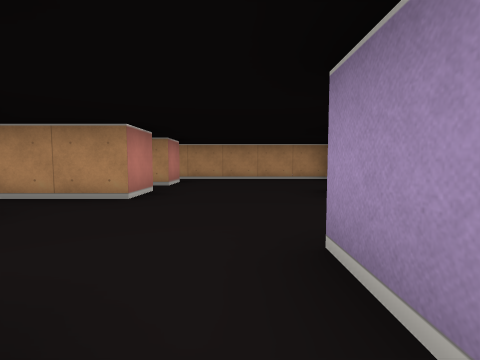
View 1 (above)

16 first-person views from a walk through a cub3D level. The camera is about half as high as the walls, tilts 4° down and sees 85° across. The floor is counted in squares. Each view is taken from the middle of a square. On the plan, view 1 faces up. The plan holds only what a view shows up to about 9 squares ahead; the rest is blank.

View 2
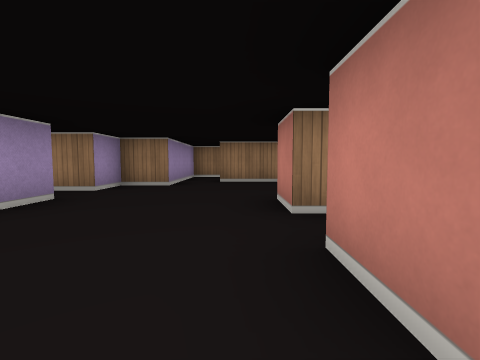

View 3
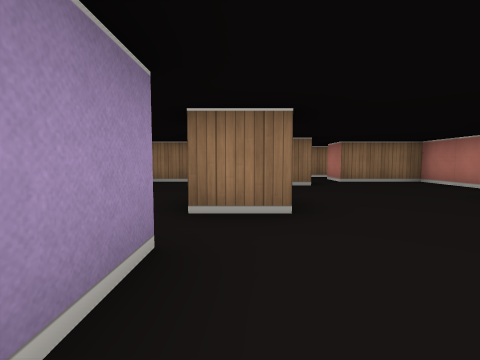

View 4
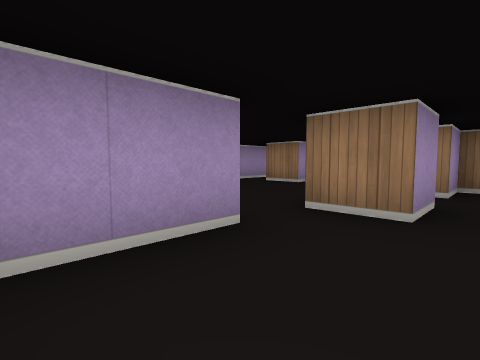

View 5
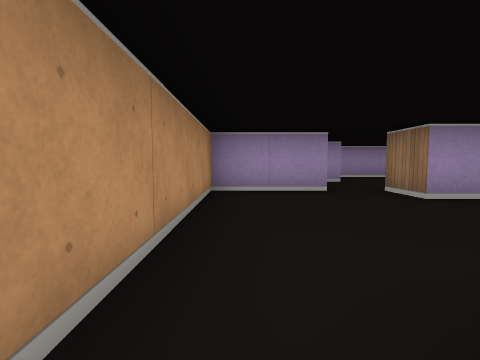

View 6
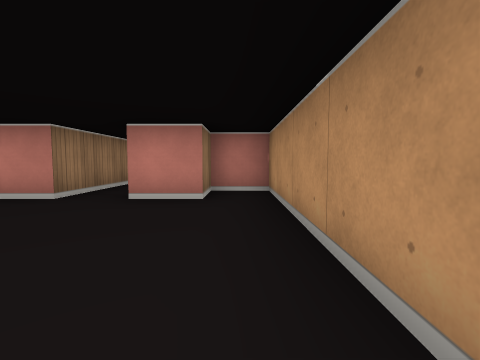

View 7
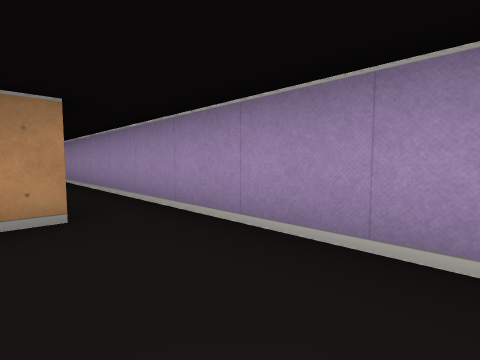

View 8
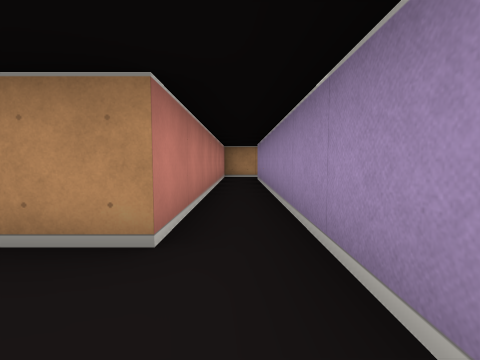

View 9
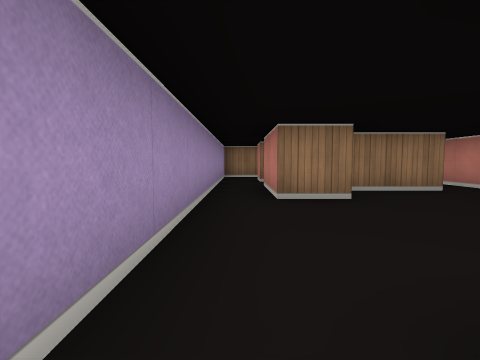

View 10
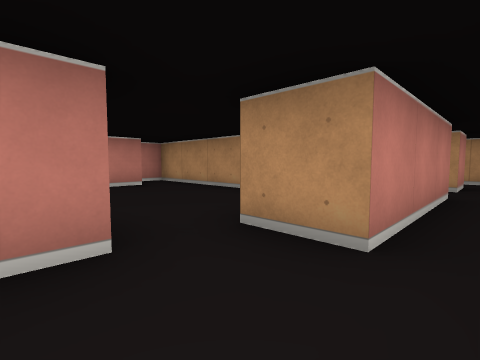

View 11
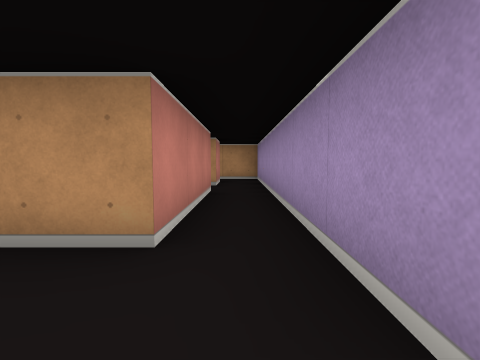

View 12
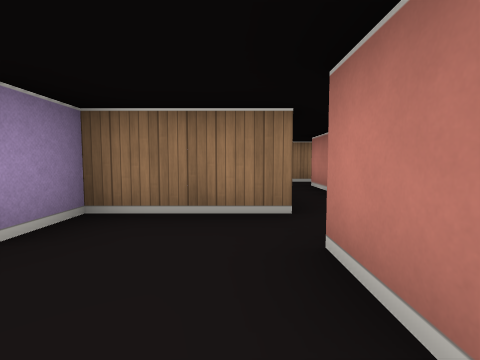

View 13
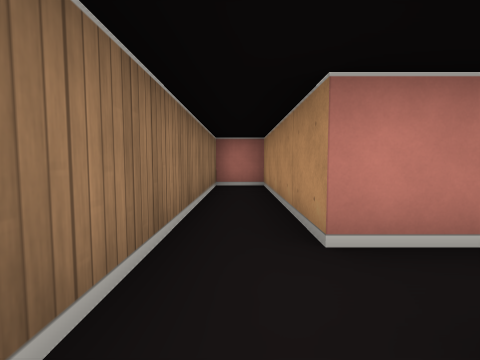

View 14
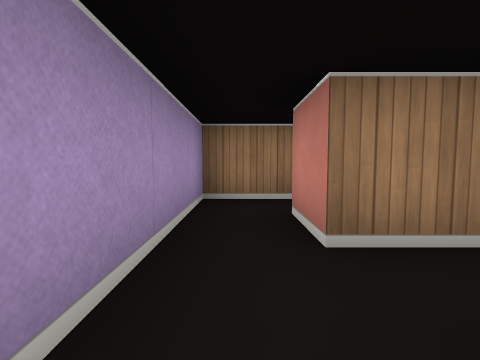

View 15
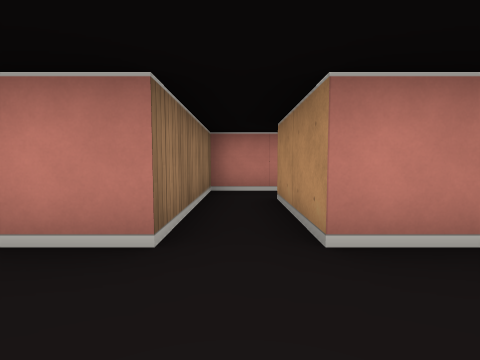

View 16
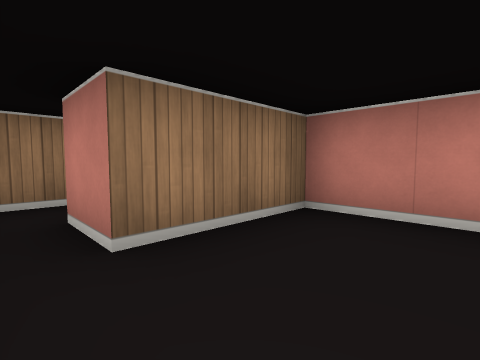

### Floor plan
Points are (right, up) in squares from view 1. A wall is a line through its corners. A room is listed if a view was taken in it or the views show most of it. See-through windows are left out.
Room 1 (view 1)
walls: (-0.9, -1.5) (0.5, -1.5) (0.5, 0.5); (-0.5, 0.5) (-0.5, -0.5)
ways out: opening at (0, 0) to room 2
Room 2 (views 2, 3, 4, 5, 6, 7, 8, 9, 10, 11, 12, 14, 15, 16)
walls: (1.5, 3.4) (1.5, 4.5) (2.5, 4.5) (2.5, 4); (-1.5, 4.5) (-1.5, 3.5) (-3.2, 3.5); (3.5, 8.5) (3.5, 5.5) (2.5, 5.5) (2.5, 7.5) (-2.5, 7.5) (-2.5, 6.5) (-1.5, 6.5) (-1.5, 5.5); (2.4, 0.5) (4.5, 0.5) (4.5, 1.5) (5.5, 1.5) (5.5, -0.5); (0.5, 0.5) (0.5, 1.5) (1.5, 1.5) (1.5, 2.5) (2.5, 2.5) (2.5, 1.5); (-2.5, 2.1) (-2.5, 0.5) (-0.5, 0.5); (6.5, -0.5) (6.5, 10.2); (6.6, 11.5) (5.5, 11.5) (5.5, 4.5) (4.5, 4.5) (4.5, 8.5)
ways out: opening at (0, 0) to room 1; opening at (-2.5, 5) to room 4; opening at (4, 8); opening at (6, 0.5)
Room 3 (view 13)
walls: (1.5, 0.1) (1.5, -2.5) (-2.5, -2.5) (-2.5, -3.5) (2.5, -3.5); (5.2, -3.5) (6.5, -3.5) (6.5, -1.5); (5.5, -1.5) (5.5, -2.5)
ways out: opening at (6, -2)
Room 4 (no view inside)
walls: (-1.5, 5.5) (-3.5, 5.5); (-4.5, 5.8) (-4.5, 4.5) (-1.5, 4.5)
ways out: opening at (-2.5, 5) to room 2; opening at (-4, 6)
Room 5 (no view inside)
walls: (4.6, 11.5) (3.4, 11.5)
ways out: opening at (4, 10)

Where each view was taken, in squares from view 1:
view 1: 0 up, 0 right, facing up
view 2: 7 up, 1 left, facing down
view 3: 7 up, 2 right, facing down
view 4: 7 up, 1 right, facing down-right
view 5: 7 up, 2 left, facing right
view 6: 7 up, 2 right, facing left
view 7: 2 up, 5 right, facing up-right
view 8: 3 up, 6 right, facing up
view 9: 5 up, 6 right, facing down
view 10: 4 up, 4 right, facing up-left
view 11: 4 up, 4 right, facing up
view 12: 3 up, 3 right, facing down
view 13: 3 down, 3 right, facing left
view 14: 0 up, 6 right, facing down
view 15: 5 up, 0 right, facing left
view 16: 2 up, 0 right, facing down-left
